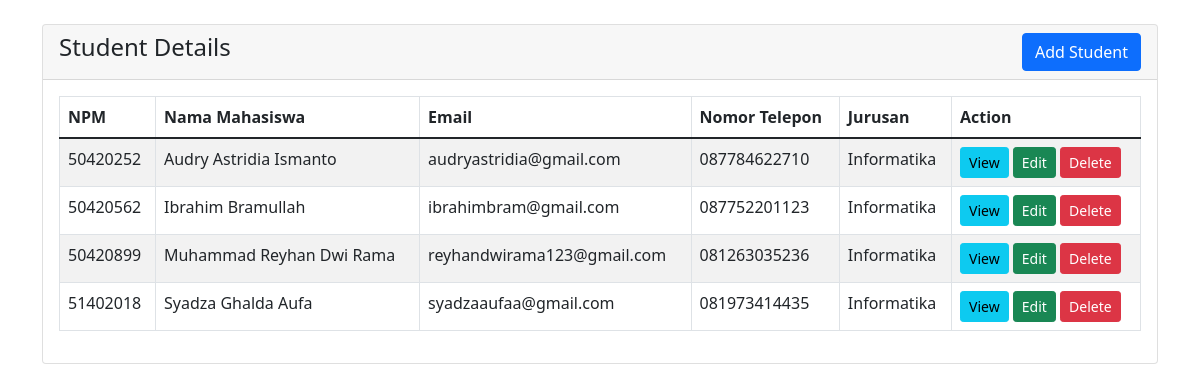
The app's page /PWEB_CRUD/index.php with its own data.
### tables this page shows
CREATE TABLE `mahasiswa` (
  `npm` int(11) NOT NULL,
  `nama` varchar(30) NOT NULL,
  `email` varchar(30) NOT NULL,
  `notelp` varchar(13) NOT NULL,
  `jurusan` varchar(50) NOT NULL
);

### PWEB_CRUD/index.php (the view, shortened to what this page needs)
<?php
    require 'dbcon.php';
?>
<?php include('includes/header.php');?>
    <div class="container mt-4">
        <div class="row">
            <div class="col-md-12">
                <div class="card">
                    <div class="card-header">
                        <h4>Student Details
                            <a href="student_create.php" class="btn btn-primary float-end">Add Student</a>
                        </h4>
                    </div>
                    <div class="card-body">
                        <table class="table table-bordered table-striped">
                            <thead>
                                <tr>
                                    <th>NPM</th>
                                    <th>Nama Mahasiswa</th>
                                    <th>Email</th>
                                    <th>Nomor Telepon</th>
                                    <th>Jurusan</th>
                                    <th>Action</th>
                                </tr>
                            </thead>
                            <tbody>
                                <?php
                                    $query = "SELECT * FROM mahasiswa";
                                    $query_run = mysqli_query($con, $query);
                                    if(mysqli_num_rows($query_run) > 0)
                                    {
                                        foreach($query_run as $mhs)
                                        {
                                            ?>
                                            <tr>
                                                <td><?= $mhs['npm']; ?></td>
                                                <td><?= $mhs['nama']; ?></td>
                                                <td><?= $mhs['email']; ?></td>
                                                <td><?= $mhs['notelp']; ?></td>
                                                <td><?= $mhs['jurusan']; ?></td>
                                                <td>
                                                    <a href="student_view.php?npm=<?=$mhs['npm']; ?>" class="btn btn-info btn-sm">View</a>
                                                    <a href="student_edit.php?npm=<?=$mhs['npm']; ?>" class="btn btn-success btn-sm">Edit</a>
                                                    <form action="code.php" method="POST" class="d-inline">
                                                        <button type="submit" name="delete_student" value="<?=$mhs['npm'];?>" class="btn btn-danger btn-sm">Delete</button>
                                                    </form>
                                                </td>
                                            </tr>
                                            <?php
                                        }
                                    }
                                    else
                                    {
                                        echo "<h5> No Record Found </h5>";
                                    }
                                ?>
                            </tbody>
                        </table>
                    </div>
                </div>
            </div>
        </div>
    </div>
<?php include('includes/footer.php');?>

### PWEB_CRUD/includes/header.php (shortened to what this page needs)
<!doctype html>
<html lang="en">
  <head>
    <link href="https://cdn.jsdelivr.net/npm/bootstrap@5.1.3/dist/css/bootstrap.min.css" rel="stylesheet">
</head>
<body>

### PWEB_CRUD/includes/footer.php (shortened to what this page needs)
</body>
</html>

### records on screen
mahasiswa: npm "50420252", nama "Audry Astridia Ismanto", email "audryastridia@gmail.com", notelp "087784622710", jurusan "Informatika"
mahasiswa: npm "50420562", nama "Ibrahim Bramullah", email "ibrahimbram@gmail.com", notelp "087752201123", jurusan "Informatika"
mahasiswa: npm "50420899", nama "Muhammad Reyhan Dwi Rama", email "reyhandwirama123@gmail.com", notelp "081263035236", jurusan "Informatika"
mahasiswa: npm "51402018", nama "Syadza Ghalda Aufa", email "syadzaaufaa@gmail.com", notelp "081973414435", jurusan "Informatika"
